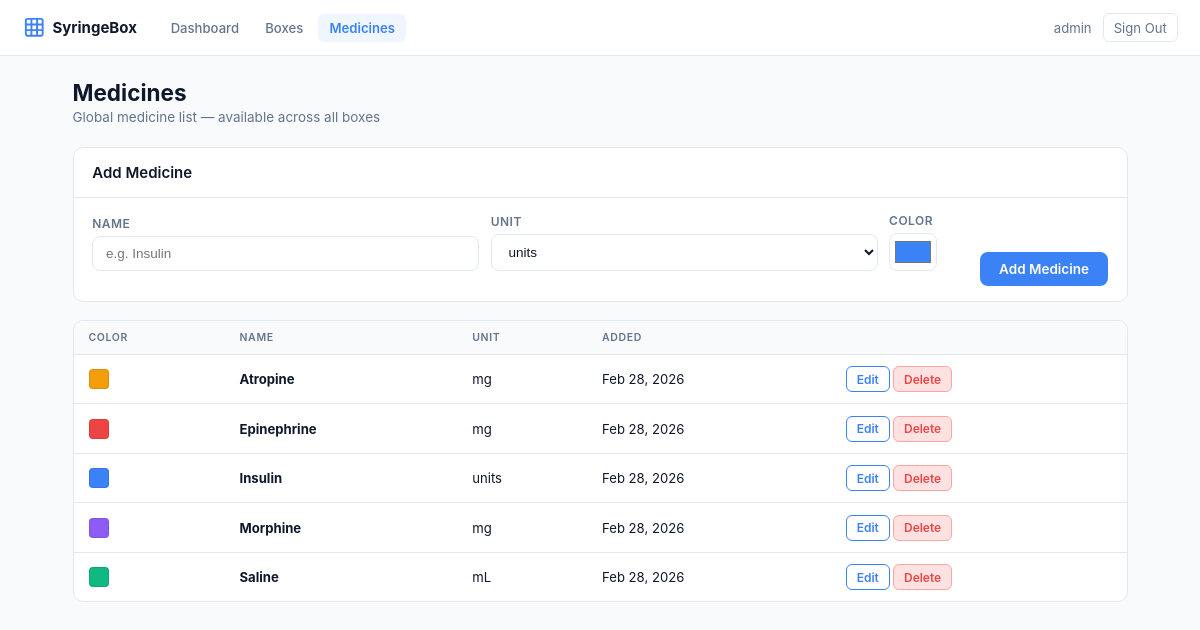
Screenshot of /admin/medicines.php (signed in) with the database file from the repository.
### tables this page shows
CREATE TABLE IF NOT EXISTS `medicines` (
  `id`         INT UNSIGNED    NOT NULL AUTO_INCREMENT,
  `name`       VARCHAR(255)    NOT NULL,
  `color`      CHAR(7)         NOT NULL DEFAULT '#3b82f6' COMMENT 'Hex color for UI badge',
  `unit`       VARCHAR(20)     NOT NULL DEFAULT 'units' COMMENT 'e.g. mg, mL, units',
  `created_at` TIMESTAMP       NOT NULL DEFAULT CURRENT_TIMESTAMP,
  PRIMARY KEY (`id`)
);

### admin/medicines.php (the view, shortened to what this page needs)
<?php
$db = db();
$medicines = $db->query('SELECT * FROM medicines ORDER BY name')->fetchAll();
$commonUnits = ['units', 'mg', 'mL', 'mcg', 'g', 'IU', 'mmol'];
?>
<!DOCTYPE html>
<html lang="en">
<head>
  <link rel="stylesheet" href="../assets/css/admin.css">
</head>
<body>
  <?php include __DIR__ . '/includes/nav.php'; ?>
  <div class="admin-wrap">
    <div class="page-header">
      <div>
        <h1>Medicines</h1>
        <p>Global medicine list — available across all boxes</p>
      </div>
    </div>
    <div class="card">
      <div class="card-header"><h2>Add Medicine</h2></div>
      <form method="POST" action="medicines.php" class="inline-form">
        <div class="inline-form-fields">
          <div class="form-group form-group--flex">
            <label for="newMedName">Name</label>
            <input type="text" id="newMedName" name="name" placeholder="e.g. Insulin" required>
          </div>
          <div class="form-group form-group--flex">
            <label for="newMedUnit">Unit</label>
            <select id="newMedUnit" name="unit">
              <?php foreach ($commonUnits as $u): ?>
                <option value="<?= $u ?>"><?= $u ?></option>
              <?php endforeach; ?>
            </select>
          </div>
          <div class="form-group form-group--color">
            <label for="newMedColor">Color</label>
            <input type="color" id="newMedColor" name="color" value="#3b82f6">
          </div>
          <button type="submit" class="btn-primary btn-add">Add Medicine</button>
        </div>
      </form>
    </div>
    <?php if (empty($medicines)): ?>
      <div class="card empty-state">No medicines yet. Add one above.</div>
    <?php else: ?>
    <div class="card">
      <div class="table-wrap">
        <table class="data-table">
          <thead>
            <tr>
              <th>Color</th>
              <th>Name</th>
              <th>Unit</th>
              <th>Added</th>
              <th></th>
            </tr>
          </thead>
          <tbody>
            <?php foreach ($medicines as $med): ?>
            <tr>
              <td>
                <span class="color-swatch" style="background:<?= htmlspecialchars($med['color']) ?>"
                      title="<?= htmlspecialchars($med['color']) ?>"></span>
              </td>
              <td><strong><?= htmlspecialchars($med['name']) ?></strong></td>
              <td><?= htmlspecialchars($med['unit']) ?></td>
              <td class="nowrap"><?= date('M j, Y', strtotime($med['created_at'])) ?></td>
              <td class="action-col">
                <button class="btn-sm btn-outline"
                  onclick="openEditMed(<?= htmlspecialchars(json_encode($med)) ?>)">Edit</button>
                <form method="POST" action="medicines.php" style="display:inline"
                      onsubmit="return confirm('Delete this medicine? Cells using it will become empty.')">
                  <button type="submit" class="btn-sm btn-danger">Delete</button>
                </form>
              </td>
            </tr>
            <?php endforeach; ?>
          </tbody>
        </table>
      </div>
    </div>
    <?php endif; ?>
  </div>
</body>
</html>

### admin/includes/nav.php
<nav class="admin-nav">
  <div class="nav-brand">
    <svg viewBox="0 0 24 24" fill="none" stroke="currentColor" stroke-width="2">
      <rect x="3" y="3" width="18" height="18" rx="2"/>
      <path d="M3 9h18M3 15h18M9 3v18M15 3v18"/>
    </svg>
    <span>SyringeBox</span>
  </div>
  <div class="nav-links">
    <a href="dashboard.php"  class="nav-link <?= basename($_SERVER['PHP_SELF']) === 'dashboard.php'  ? 'active' : '' ?>">Dashboard</a>
    <a href="boxes.php"      class="nav-link <?= basename($_SERVER['PHP_SELF']) === 'boxes.php'      ? 'active' : '' ?>">Boxes</a>
    <a href="medicines.php"  class="nav-link <?= basename($_SERVER['PHP_SELF']) === 'medicines.php'  ? 'active' : '' ?>">Medicines</a>
  </div>
  <div class="nav-right">
    <span class="nav-user"><?= htmlspecialchars($_SESSION['admin_user'] ?? 'Admin') ?></span>
    <a href="logout.php" class="nav-logout">Sign Out</a>
  </div>
</nav>

### rows the page displays
medicines: name "Atropine", unit "mg", created_at "Feb 28, 2026"
medicines: name "Epinephrine", unit "mg", created_at "Feb 28, 2026"
medicines: name "Insulin", unit "units", created_at "Feb 28, 2026"
medicines: name "Morphine", unit "mg", created_at "Feb 28, 2026"
medicines: name "Saline", unit "mL", created_at "Feb 28, 2026"

### other values shown
$_SESSION['admin_user'] "admin"
form field unit "units"
